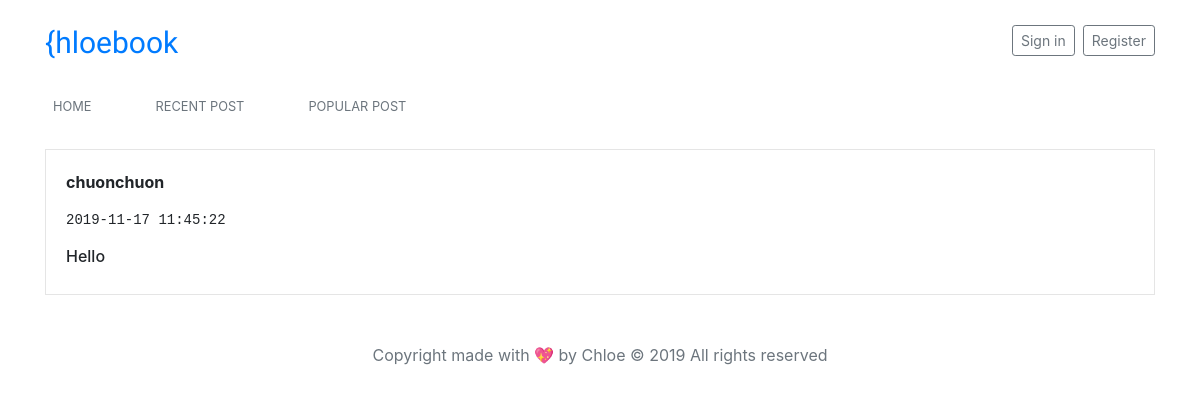
/post/1, run on the app's committed database.
### app.py (models this page shows, shortened)
class User(UserMixin, db.Model):
    __tablename__ = 'users'
    id = db.Column(db.Integer, primary_key=True)
    username = db.Column(db.String(20), nullable=False)
    email = db.Column(db.String(50), nullable=False, unique=True)
    password = db.Column(db.String, nullable=False, unique=False)

class Post(db.Model):
    __tablename__ = 'posts'
    id = db.Column(db.Integer, primary_key=True)
    body = db.Column(db.String, nullable=False)
    user_id = db.Column(db.Integer, nullable=False)
    created = db.Column(db.DateTime, server_default=db.func.now())
    updated = db.Column(db.DateTime, server_default=db.func.now(), server_onupdate=db.func.now())
    like_time = db.Column(db.Integer, default = 0)

### app.py (the view)
@app.route('/post/<int:post_id>')
def Posts(post_id):
    post = Post.query.filter(Post.id == post_id).first()
    post.author = User.query.filter_by(id=post.user_id).first()
    return render_template("post.html", post=post)

### templates/post.html (shortened to what this page needs)
{% extends 'base.html' %}
{% block content %}
<div class='posts-container'>
    <div class='single-post-container'>
        <strong>
          <p class="post-owner">{{post.author.username}}</p>
        </strong>
        <pre class="date">{{post.created}}</pre>
        <h6>{{post.body}}</h6>
    </div>
</div>
{% endblock %}

### static/style.css (style rules this page uses)
.single-post-container { border: 1px solid rgba(0,0,0,.1); padding: 20px; margin-top: 20px; }

### data on the page
User: author.username "chuonchuon"
Post: created "2019-11-17 11:45:22", body "Hello"
